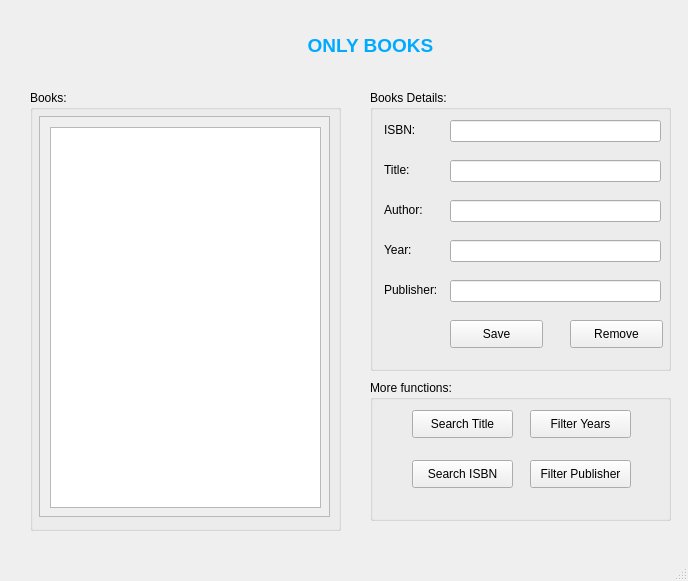
<?xml version="1.0" encoding="UTF-8"?>
<ui version="4.0">
 <class>MainWindow</class>
 <widget class="QMainWindow" name="MainWindow">
  <property name="geometry">
   <rect>
    <x>0</x>
    <y>0</y>
    <width>688</width>
    <height>581</height>
   </rect>
  </property>
  <property name="windowTitle">
   <string>ONLY BOOKS</string>
  </property>
  <widget class="QWidget" name="centralwidget">
   <widget class="QLabel" name="label">
    <property name="geometry">
     <rect>
      <x>290</x>
      <y>20</y>
      <width>161</width>
      <height>51</height>
     </rect>
    </property>
    <property name="font">
     <font>
      <weight>75</weight>
      <bold>true</bold>
     </font>
    </property>
    <property name="text">
     <string>&lt;html&gt;&lt;head/&gt;&lt;body&gt;&lt;p align=&quot;center&quot;&gt;&lt;span style=&quot; font-size:14pt; color:#00aaff;&quot;&gt;ONLY BOOKS&lt;/span&gt;&lt;/p&gt;&lt;/body&gt;&lt;/html&gt;</string>
    </property>
   </widget>
   <widget class="QGroupBox" name="groupBox">
    <property name="geometry">
     <rect>
      <x>30</x>
      <y>90</y>
      <width>311</width>
      <height>441</height>
     </rect>
    </property>
    <property name="title">
     <string>Books:</string>
    </property>
    <widget class="QScrollArea" name="scrollArea">
     <property name="geometry">
      <rect>
       <x>9</x>
       <y>26</y>
       <width>291</width>
       <height>401</height>
      </rect>
     </property>
     <property name="widgetResizable">
      <bool>true</bool>
     </property>
     <widget class="QWidget" name="scrollAreaWidgetContents">
      <property name="geometry">
       <rect>
        <x>0</x>
        <y>0</y>
        <width>289</width>
        <height>399</height>
       </rect>
      </property>
      <widget class="QListWidget" name="listWidget">
       <property name="geometry">
        <rect>
         <x>10</x>
         <y>10</y>
         <width>271</width>
         <height>381</height>
        </rect>
       </property>
      </widget>
     </widget>
    </widget>
   </widget>
   <widget class="QGroupBox" name="groupBox_2">
    <property name="geometry">
     <rect>
      <x>370</x>
      <y>90</y>
      <width>301</width>
      <height>281</height>
     </rect>
    </property>
    <property name="title">
     <string>Books Details:</string>
    </property>
    <widget class="QLabel" name="label_2">
     <property name="geometry">
      <rect>
       <x>14</x>
       <y>30</y>
       <width>61</width>
       <height>20</height>
      </rect>
     </property>
     <property name="text">
      <string>ISBN:</string>
     </property>
    </widget>
    <widget class="QLineEdit" name="lineEdit">
     <property name="geometry">
      <rect>
       <x>80</x>
       <y>30</y>
       <width>211</width>
       <height>22</height>
      </rect>
     </property>
    </widget>
    <widget class="QLineEdit" name="lineEdit_2">
     <property name="geometry">
      <rect>
       <x>80</x>
       <y>70</y>
       <width>211</width>
       <height>22</height>
      </rect>
     </property>
    </widget>
    <widget class="QLabel" name="label_3">
     <property name="geometry">
      <rect>
       <x>14</x>
       <y>70</y>
       <width>61</width>
       <height>20</height>
      </rect>
     </property>
     <property name="text">
      <string>Title:</string>
     </property>
    </widget>
    <widget class="QLineEdit" name="lineEdit_3">
     <property name="geometry">
      <rect>
       <x>80</x>
       <y>110</y>
       <width>211</width>
       <height>22</height>
      </rect>
     </property>
    </widget>
    <widget class="QLabel" name="label_4">
     <property name="geometry">
      <rect>
       <x>14</x>
       <y>110</y>
       <width>61</width>
       <height>20</height>
      </rect>
     </property>
     <property name="text">
      <string>Author:</string>
     </property>
    </widget>
    <widget class="QLineEdit" name="lineEdit_4">
     <property name="geometry">
      <rect>
       <x>80</x>
       <y>150</y>
       <width>211</width>
       <height>22</height>
      </rect>
     </property>
    </widget>
    <widget class="QLabel" name="label_5">
     <property name="geometry">
      <rect>
       <x>14</x>
       <y>150</y>
       <width>61</width>
       <height>20</height>
      </rect>
     </property>
     <property name="text">
      <string>Year:</string>
     </property>
    </widget>
    <widget class="QLabel" name="label_6">
     <property name="geometry">
      <rect>
       <x>14</x>
       <y>190</y>
       <width>61</width>
       <height>20</height>
      </rect>
     </property>
     <property name="text">
      <string>Publisher:</string>
     </property>
    </widget>
    <widget class="QLineEdit" name="lineEdit_5">
     <property name="geometry">
      <rect>
       <x>80</x>
       <y>190</y>
       <width>211</width>
       <height>22</height>
      </rect>
     </property>
    </widget>
    <widget class="QPushButton" name="pushButton">
     <property name="geometry">
      <rect>
       <x>80</x>
       <y>230</y>
       <width>93</width>
       <height>28</height>
      </rect>
     </property>
     <property name="text">
      <string>Save</string>
     </property>
    </widget>
    <widget class="QPushButton" name="pushButton_2">
     <property name="geometry">
      <rect>
       <x>200</x>
       <y>230</y>
       <width>93</width>
       <height>28</height>
      </rect>
     </property>
     <property name="text">
      <string>Remove</string>
     </property>
    </widget>
   </widget>
   <widget class="QGroupBox" name="groupBox_3">
    <property name="geometry">
     <rect>
      <x>370</x>
      <y>380</y>
      <width>301</width>
      <height>141</height>
     </rect>
    </property>
    <property name="title">
     <string>More functions:</string>
    </property>
    <widget class="QPushButton" name="pushButton_3">
     <property name="geometry">
      <rect>
       <x>42</x>
       <y>30</y>
       <width>101</width>
       <height>28</height>
      </rect>
     </property>
     <property name="text">
      <string>Search Title</string>
     </property>
    </widget>
    <widget class="QPushButton" name="pushButton_4">
     <property name="geometry">
      <rect>
       <x>42</x>
       <y>80</y>
       <width>101</width>
       <height>28</height>
      </rect>
     </property>
     <property name="text">
      <string>Search ISBN</string>
     </property>
    </widget>
    <widget class="QPushButton" name="pushButton_5">
     <property name="geometry">
      <rect>
       <x>160</x>
       <y>30</y>
       <width>101</width>
       <height>28</height>
      </rect>
     </property>
     <property name="text">
      <string>Filter Years</string>
     </property>
    </widget>
    <widget class="QPushButton" name="pushButton_6">
     <property name="geometry">
      <rect>
       <x>160</x>
       <y>80</y>
       <width>101</width>
       <height>28</height>
      </rect>
     </property>
     <property name="text">
      <string>Filter Publisher</string>
     </property>
    </widget>
   </widget>
  </widget>
  <widget class="QStatusBar" name="statusbar"/>
 </widget>
 <resources/>
 <connections/>
</ui>
